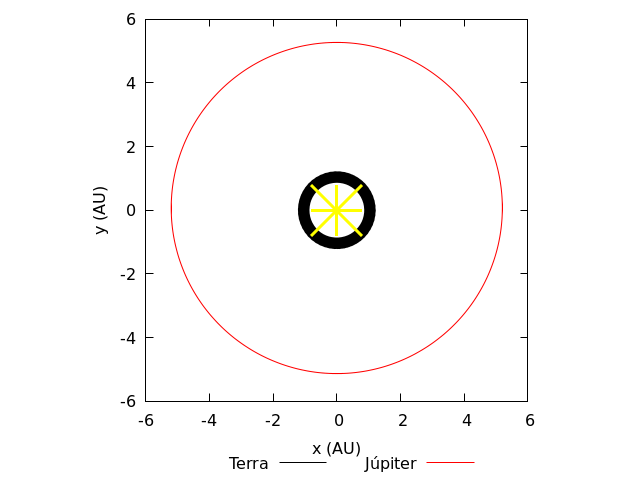

Recreate this plot in gnuplot.
set terminal pngcairo size 640, 480
set output "tarefa-3-graf-1-12558547.png"
reset

set xlabel "x (AU)"
set ylabel "y (AU)"

#set xrange[-1.2:1.2]
#set yrange[-1.2:1.2]

unset grid
set size square
set key out horiz
set key bottom center

set style line 1 lc rgb "black"  lw 1 dt 1
set style line 2 lc rgb "red"  lw 1 dt 1
set style line 3 lc rgb "yellow" lw 3 pointsize 8.5 pointtype 3

plot "tarefa-3-saida-1-12558547.dat" using 1:2 with lines ls 1 title "Terra",\
     "tarefa-3-saida-1-12558547.dat" using 3:4 with lines ls 2 title "Júpiter",\
     "<echo '0 0'"   with points ls 3 notitle, \
